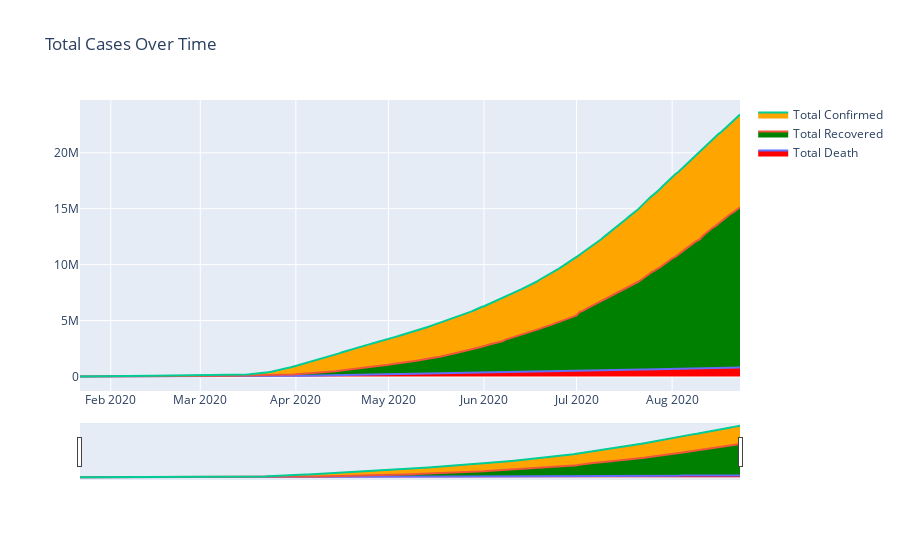

Notebook source saved alongside this figure:
### Markdown cell above
### a. Total Cases over the World over time

### Code cell
#Visual Total Cases over the world
plt.figure(figsize=[30,15])
fig = go.FigureWidget()
fig.add_trace(go.Scatter(x= dates, y= death.loc['Total Death'], 
                         fill="tonexty", fillcolor='red', name = 'Total Death')) 
fig.add_trace(go.Scatter(x= dates, y= recovered.loc['Total Recovered'], 
                         fill="tonexty", fillcolor='green', name = 'Total Recovered'))
fig.add_trace(go.Scatter(x= dates, y= confirmed.loc['Total Confirmed'], 
                         fill="tonexty", fillcolor='orange', name = 'Total Confirmed'))

fig.update_layout(xaxis_rangeslider_visible=True, title='Total Cases Over Time')
iplot(fig)

### Figure 1 — Plotly figure (JSON) as saved in the notebook; plotly's stock layout.template omitted (floating-point values rounded to 4 significant figures; data arrays with more than 128 entries replaced by an {"elided": "..."} marker saying what was removed)
{"data": [{"fill": "tonexty", "fillcolor": "red", "name": "Total Death", "type": "scatter", "uid": "6fba728d-344f-4eaa-995c-a2cc9bebfa32", "x": {"elided": "215 str values"}, "y": {"elided": "215 int values"}}, {"fill": "tonexty", "fillcolor": "green", "name": "Total Recovered", "type": "scatter", "uid": "79cb72bd-6c83-47c2-a9af-f12193a3ac18", "x": {"elided": "215 str values"}, "y": {"elided": "215 int values"}}, {"fill": "tonexty", "fillcolor": "orange", "name": "Total Confirmed", "type": "scatter", "uid": "710052bd-0910-476a-a640-ed63ef68a201", "x": {"elided": "215 str values"}, "y": {"elided": "215 int values"}}], "layout": {"title": {"text": "Total Cases Over Time"}, "xaxis": {"rangeslider": {"visible": true}}}}
